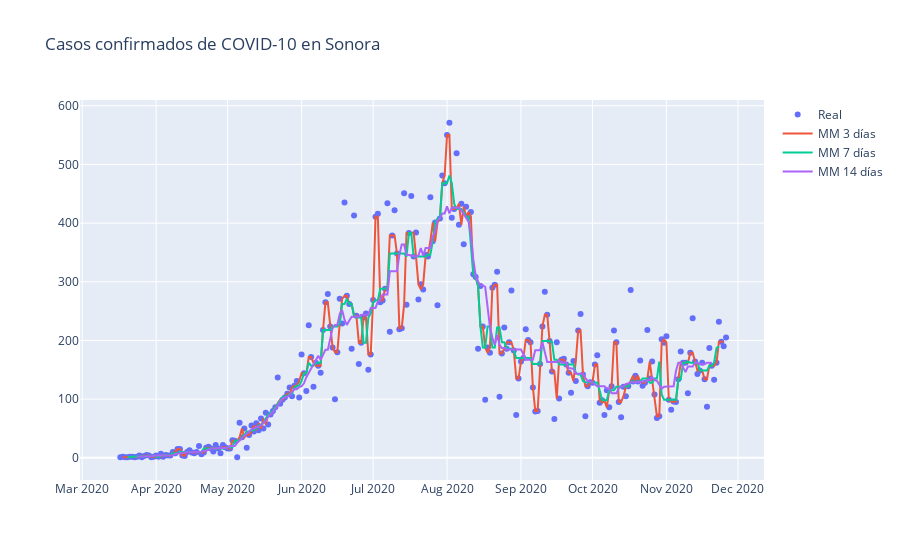

Notebook code for this chart:
### Markdown cell above
### Medianas moviles exponenciales

### Code cell
confirmados["mm 3"] = confirmados.CASOS.rolling(window=3, center=True).median()
confirmados["mm 7"] = confirmados.CASOS.rolling(window=7, center=True).median()
confirmados["mm 14"] = confirmados.CASOS.rolling(window=14, center=True).median()

fig = go.Figure(
).add_scatter(
    x=confirmados.index,
    y=confirmados["CASOS"],
    mode='markers',
    name="Real"
).add_scatter(
    x=confirmados.index,
    y=confirmados["mm 3"],
    hovertemplate="%{y:.1f}",
    name="MM 3 días"
).add_scatter(
    x=confirmados.index,    
    y=confirmados["mm 7"],
    hovertemplate="%{y:.1f}",
    name="MM 7 días"
).add_scatter(
    x=confirmados.index,
    y=confirmados["mm 14"],
    hovertemplate="%{y:.1f}",
    name="MM 14 días"
).update_layout(
    title='Casos confirmados de COVID-10 en Sonora',
    hovermode="x"
).show()

### Figure 1 — Plotly figure (JSON) as saved in the notebook; plotly's stock layout.template omitted (floating-point values rounded to 4 significant figures; data arrays with more than 128 entries replaced by an {"elided": "..."} marker saying what was removed)
{"data": [{"mode": "markers", "name": "Real", "type": "scatter", "x": {"elided": "256 str values"}, "y": {"elided": "256 int values"}}, {"hovertemplate": "%{y:.1f}", "name": "MM 3 días", "type": "scatter", "x": {"elided": "256 str values"}, "y": {"elided": "256 int values"}}, {"hovertemplate": "%{y:.1f}", "name": "MM 7 días", "type": "scatter", "x": {"elided": "256 str values"}, "y": {"elided": "256 int values"}}, {"hovertemplate": "%{y:.1f}", "name": "MM 14 días", "type": "scatter", "x": {"elided": "256 str values"}, "y": {"elided": "256 float values"}}], "layout": {"hovermode": "x", "title": {"text": "Casos confirmados de COVID-10 en Sonora"}}}
